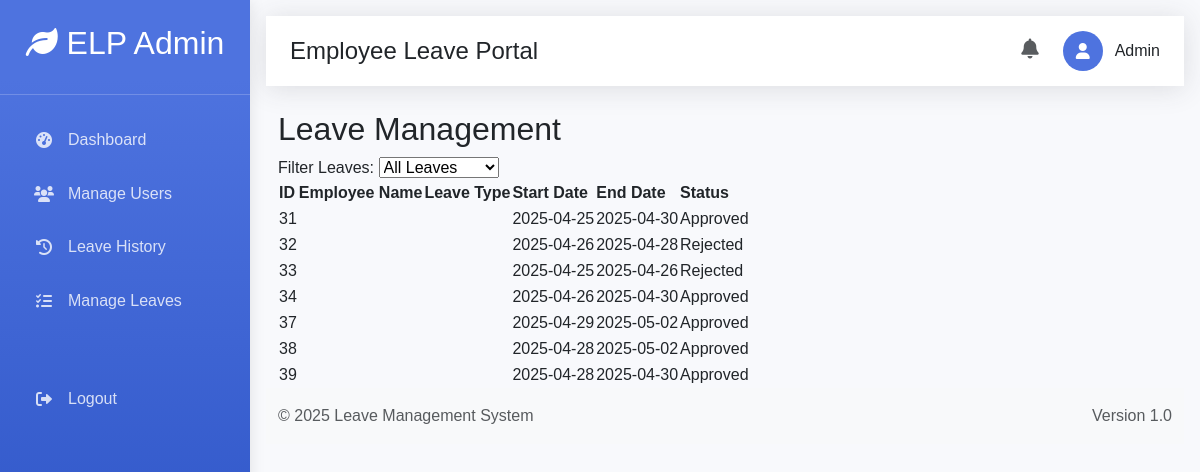
Page /admin/leave_management.php (signed in) on the committed database.
### tables this page shows
CREATE TABLE `leave_requests` (
  `id` int(11) NOT NULL,
  `user_id` int(11) NOT NULL,
  `leave_type_id` int(11) NOT NULL,
  `leave_type` varchar(255) NOT NULL,
  `start_date` date NOT NULL,
  `end_date` date NOT NULL,
  `reason` text DEFAULT NULL,
  `medical_certificate` varchar(255) DEFAULT NULL,
  `status` enum('pending','approved','rejected') NOT NULL DEFAULT 'pending',
  `approved_by` int(11) DEFAULT NULL,
  `approval_date` date DEFAULT NULL,
  `applied_at` timestamp NOT NULL DEFAULT current_timestamp(),
  `submitted_at` timestamp NOT NULL DEFAULT current_timestamp(),
  `created_at` timestamp NOT NULL DEFAULT current_timestamp(),
  `rejection_reason` varchar(1000) DEFAULT NULL,
  `days` int(11) NOT NULL
);

### admin/leave_management.php (the view, shortened to what this page needs)
<?php
include('../config/db.php');
$status_filter = isset($_GET['status']) ? $_GET['status'] : 'all';
$query = "SELECT * FROM leave_requests";
$leave_requests = [];
$result = mysqli_query($conn, $query);
if ($result) {
    while ($row = mysqli_fetch_assoc($result)) {
        $leave_requests[] = $row;
    }
} else {
    error_log("Database error: " . mysqli_error($conn));
    $leave_requests = [];
    $error_message = "Failed to load leave requests. Please try again later.";
}
?>
<?php include('header.php'); ?>
<div class="container">
    <h2>Leave Management</h2>
    <div class="filter-section">
        <label for="leaveFilter">Filter Leaves:</label>
        <select id="leaveFilter" onchange="filterLeaves()">
            <option value="all" <?php echo ($status_filter === 'all') ? 'selected' : ''; ?>>All Leaves</option>
        </select>
    </div>
    <table>
        <thead>
            <tr>
                <th>ID</th>
                <th>Employee Name</th>
                <th>Leave Type</th>
                <th>Start Date</th>
                <th>End Date</th>
                <th>Status</th>
            </tr>
        </thead>
        <tbody>
            <?php if (empty($leave_requests)): ?>
                <tr>
                    <td colspan="6" style="text-align:center;">No leave requests found</td>
                </tr>
            <?php else: ?>
                <?php foreach ($leave_requests as $leave): ?>
                    <tr>
                        <td><?php echo htmlspecialchars($leave['id']); ?></td>
                        <td><?php echo htmlspecialchars($leave['employee_name']); ?></td>
                        <td><?php echo htmlspecialchars($leave['leave_type']); ?></td>
                        <td><?php echo htmlspecialchars($leave['start_date']); ?></td>
                        <td><?php echo htmlspecialchars($leave['end_date']); ?></td>
                        <td><?php echo ucfirst(htmlspecialchars($leave['status'])); ?></td>
                    </tr>
                <?php endforeach; ?>
            <?php endif; ?>
        </tbody>
    </table>
</div>
<?php include('footer.php'); ?>

### admin/header.php (shortened to what this page needs)
<!DOCTYPE html>
<html lang="en">
<head>
    <link href="https://cdn.jsdelivr.net/npm/bootstrap@5.3.0-alpha1/dist/css/bootstrap.min.css" rel="stylesheet">
    <link rel="stylesheet" href="https://cdnjs.cloudflare.com/ajax/libs/font-awesome/6.0.0/css/all.min.css">
    <link href="https://cdn.datatables.net/1.11.5/css/dataTables.bootstrap5.min.css" rel="stylesheet">
</head>
<body>
    <div class="sidebar">
        <div class="sidebar-brand">
            <h2><i class="fas fa-leaf"></i> <span class="sidebar-text">ELP Admin</span></h2>
        </div>
        <div class="sidebar-menu">
            <div class="sidebar-item">
                <a href="dashboard.php" class="sidebar-link <?php echo basename($_SERVER['PHP_SELF']) == 'dashboard.php' ? 'active' : ''; ?>">
                    <i class="fas fa-tachometer-alt sidebar-icon"></i>
                    <span class="sidebar-text">Dashboard</span>
                </a>
            </div>
            <div class="sidebar-item">
                <a href="manage_users.php" class="sidebar-link <?php echo basename($_SERVER['PHP_SELF']) == 'manage_users.php' ? 'active' : ''; ?>">
                    <i class="fas fa-users sidebar-icon"></i>
                    <span class="sidebar-text">Manage Users</span>
                </a>
            </div>
            <div class="sidebar-item">
                <a href="leave_history.php" class="sidebar-link <?php echo basename($_SERVER['PHP_SELF']) == 'leave_history.php' ? 'active' : ''; ?>">
                    <i class="fas fa-history sidebar-icon"></i>
                    <span class="sidebar-text">Leave History</span>
                </a>
            </div>
            <div class="sidebar-item">
                <a href="manage_leaves.php" class="sidebar-link <?php echo basename($_SERVER['PHP_SELF']) == 'manage_leaves.php' ? 'active' : ''; ?>">
                    <i class="fas fa-tasks sidebar-icon"></i>
                    <span class="sidebar-text">Manage Leaves</span>
                </a>
            </div>
            <div class="sidebar-item mt-5">
                <a href="logout.php" class="sidebar-link">
                    <i class="fas fa-sign-out-alt sidebar-icon"></i>
                    <span class="sidebar-text">Logout</span>
                </a>
            </div>
        </div>
    </div>
    <div class="content">
        <nav class="topbar">
            <div>
                <h4 class="m-0">Employee Leave Portal</h4>
            </div>
            <div class="d-flex align-items-center gap-4">
                <a href="notifications.php" class="notification-icon">
                    <i class="fas fa-bell text-muted fs-5"></i>
                </a>
                <div class="user-info">
                    <div class="user-avatar">
                        <i class="fas fa-user"></i>
                    </div>
                    <span class="user-name"><?php echo isset($admin_email) ? htmlspecialchars($admin_email) : 'Admin'; ?></span>
                </div>
            </div>
        </nav>

### admin/footer.php
<footer class="footer mt-auto py-3 bg-light">
            <div class="container">
                <div class="d-flex justify-content-between align-items-center">
                    <span class="text-muted">&copy; <?php echo date('Y'); ?> Leave Management System</span>
                    <span class="text-muted">Version 1.0</span>
                </div>
            </div>
        </footer>

### admin/header.php (style rules this page uses)
:root { --primary-color: #4e73df; --secondary-color: #858796; --success-color: #1cc88a; --info-color: #36b9cc; --warning-color: #f6c23e; --danger-color: #e74a3b; }
body { font-family: 'Nunito', sans-serif; background-color: #f8f9fc; }
.sidebar { width: 250px; background: linear-gradient(180deg, #4e73df 10%, #224abe 100%); box-shadow: 0 0 15px rgba(0, 0, 0, 0.1); position: fixed; top: 0; bottom: 0; left: 0; overflow-y: auto; }
.sidebar-brand { padding: 1.5rem 1rem; text-align: center; color: white; border-bottom: 1px solid rgba(255, 255, 255, 0.2); }
.sidebar-menu { padding: 1rem 0; }
.sidebar-item { margin: 0.25rem 1rem; }
.sidebar-link { display: flex; align-items: center; padding: 0.8rem 1rem; color: rgba(255, 255, 255, 0.8); text-decoration: none; border-radius: 0.35rem; transition: all 0.3s; }
.sidebar-icon { margin-right: 0.75rem; width: 1.5rem; text-align: center; }
.content { margin-left: 250px; padding: 1rem; }
.topbar { height: 4.375rem; box-shadow: 0 0.15rem 1.75rem 0 rgba(58, 59, 69, 0.15); background-color: white; display: flex; align-items: center; justify-content: space-between; padding: 0 1.5rem; margin-bottom: 1.5rem; }
.notification-icon { position: relative; cursor: pointer; }
.user-info { display: flex; align-items: center; gap: 0.75rem; }
.user-avatar { width: 40px; height: 40px; border-radius: 50%; background-color: var(--primary-color); display: flex; align-items: center; justify-content: center; color: white; }

### rows in the picture
leave_requests: id "31", start_date "2025-04-25", end_date "2025-04-30", status "Approved"
leave_requests: id "32", start_date "2025-04-26", end_date "2025-04-28", status "Rejected"
leave_requests: id "33", start_date "2025-04-25", end_date "2025-04-26", status "Rejected"
leave_requests: id "34", start_date "2025-04-26", end_date "2025-04-30", status "Approved"
leave_requests: id "37", start_date "2025-04-29", end_date "2025-05-02", status "Approved"
leave_requests: id "38", start_date "2025-04-28", end_date "2025-05-02", status "Approved"
leave_requests: id "39", start_date "2025-04-28", end_date "2025-04-30", status "Approved"
